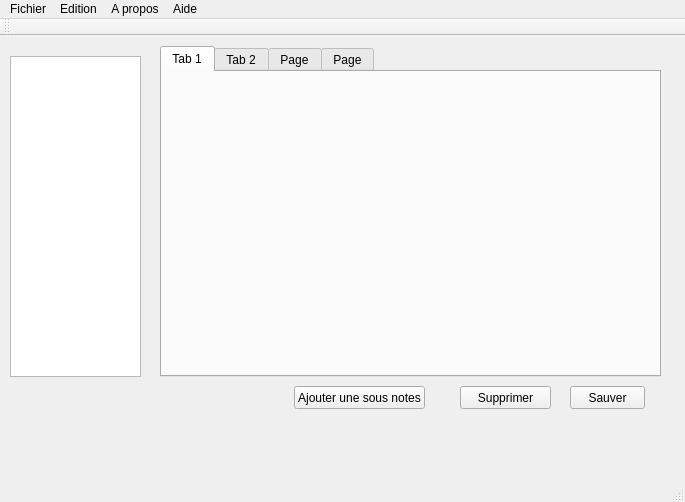
<?xml version="1.0" encoding="UTF-8"?>
<ui version="4.0">
 <class>MainWindow</class>
 <widget class="QMainWindow" name="MainWindow">
  <property name="geometry">
   <rect>
    <x>0</x>
    <y>0</y>
    <width>685</width>
    <height>502</height>
   </rect>
  </property>
  <property name="windowTitle">
   <string>MainWindow</string>
  </property>
  <widget class="QWidget" name="centralWidget">
   <widget class="QTabWidget" name="onglets">
    <property name="geometry">
     <rect>
      <x>160</x>
      <y>10</y>
      <width>501</width>
      <height>331</height>
     </rect>
    </property>
    <property name="currentIndex">
     <number>0</number>
    </property>
    <widget class="QWidget" name="onglet_edit">
     <attribute name="title">
      <string>Tab 1</string>
     </attribute>
     <layout class="QVBoxLayout" name="verticalLayout_3"/>
    </widget>
    <widget class="QWidget" name="onglet_html">
     <attribute name="title">
      <string>Tab 2</string>
     </attribute>
     <layout class="QVBoxLayout" name="verticalLayout_2">
      <item>
       <widget class="QTextEdit" name="textEdit_2"/>
      </item>
     </layout>
    </widget>
    <widget class="QWidget" name="onglet_tex">
     <attribute name="title">
      <string>Page</string>
     </attribute>
     <layout class="QVBoxLayout" name="verticalLayout">
      <item>
       <widget class="QTextEdit" name="textEdit_3"/>
      </item>
     </layout>
    </widget>
    <widget class="QWidget" name="onglet_text">
     <attribute name="title">
      <string>Page</string>
     </attribute>
     <layout class="QVBoxLayout" name="verticalLayout_4">
      <item>
       <widget class="QTextEdit" name="textEdit"/>
      </item>
     </layout>
    </widget>
   </widget>
   <widget class="QPushButton" name="sauver">
    <property name="geometry">
     <rect>
      <x>570</x>
      <y>350</y>
      <width>75</width>
      <height>23</height>
     </rect>
    </property>
    <property name="text">
     <string>Sauver</string>
    </property>
   </widget>
   <widget class="QPushButton" name="suppr">
    <property name="geometry">
     <rect>
      <x>460</x>
      <y>350</y>
      <width>91</width>
      <height>23</height>
     </rect>
    </property>
    <property name="text">
     <string>Supprimer</string>
    </property>
   </widget>
   <widget class="QListView" name="listView">
    <property name="geometry">
     <rect>
      <x>10</x>
      <y>20</y>
      <width>131</width>
      <height>321</height>
     </rect>
    </property>
   </widget>
   <widget class="QPushButton" name="ajout">
    <property name="geometry">
     <rect>
      <x>294</x>
      <y>350</y>
      <width>131</width>
      <height>23</height>
     </rect>
    </property>
    <property name="text">
     <string>Ajouter une sous notes</string>
    </property>
   </widget>
  </widget>
  <widget class="QMenuBar" name="menuBar">
   <property name="geometry">
    <rect>
     <x>0</x>
     <y>0</y>
     <width>685</width>
     <height>21</height>
    </rect>
   </property>
   <widget class="QMenu" name="menuFichier">
    <property name="title">
     <string>Fichier</string>
    </property>
    <widget class="QMenu" name="menuNouveau">
     <property name="title">
      <string>Nouveau</string>
     </property>
     <addaction name="actionArticle"/>
     <addaction name="actionImage"/>
     <addaction name="actionVid_o"/>
     <addaction name="actionAudio"/>
     <addaction name="actionDocument"/>
    </widget>
    <widget class="QMenu" name="menuExporter">
     <property name="title">
      <string>Exporter</string>
     </property>
     <addaction name="actionHTML"/>
     <addaction name="actionLaTeX"/>
     <addaction name="actionTxt"/>
    </widget>
    <widget class="QMenu" name="menuOuvrir">
     <property name="title">
      <string>Ouvrir</string>
     </property>
     <addaction name="actionArticle_2"/>
     <addaction name="actionImage_2"/>
     <addaction name="actionAudio_2"/>
     <addaction name="actionVideo"/>
     <addaction name="actionDocument_2"/>
    </widget>
    <addaction name="menuNouveau"/>
    <addaction name="menuExporter"/>
    <addaction name="menuOuvrir"/>
    <addaction name="actionDefinir_un_nouvel_espace_de_travail"/>
    <addaction name="actionSauvegarder"/>
    <addaction name="actionFermer"/>
   </widget>
   <widget class="QMenu" name="menuEdition">
    <property name="title">
     <string>Edition</string>
    </property>
   </widget>
   <widget class="QMenu" name="menuA_propos">
    <property name="title">
     <string>A propos</string>
    </property>
   </widget>
   <widget class="QMenu" name="menuAide">
    <property name="title">
     <string>Aide</string>
    </property>
   </widget>
   <addaction name="menuFichier"/>
   <addaction name="menuEdition"/>
   <addaction name="menuA_propos"/>
   <addaction name="menuAide"/>
  </widget>
  <widget class="QToolBar" name="mainToolBar">
   <attribute name="toolBarArea">
    <enum>TopToolBarArea</enum>
   </attribute>
   <attribute name="toolBarBreak">
    <bool>false</bool>
   </attribute>
  </widget>
  <widget class="QStatusBar" name="statusBar"/>
  <action name="actionQuitter">
   <property name="text">
    <string>Quit</string>
   </property>
  </action>
  <action name="actionArticle">
   <property name="text">
    <string>Article</string>
   </property>
  </action>
  <action name="actionImage">
   <property name="text">
    <string>Image</string>
   </property>
  </action>
  <action name="actionVid_o">
   <property name="text">
    <string>Vidéo</string>
   </property>
  </action>
  <action name="actionAudio">
   <property name="text">
    <string>Audio</string>
   </property>
  </action>
  <action name="actionDocument">
   <property name="text">
    <string>Document</string>
   </property>
  </action>
  <action name="actionHTML">
   <property name="text">
    <string>HTML</string>
   </property>
  </action>
  <action name="actionLaTeX">
   <property name="text">
    <string>LaTeX</string>
   </property>
  </action>
  <action name="actionTxt">
   <property name="text">
    <string>txt</string>
   </property>
  </action>
  <action name="actionArticle_2">
   <property name="text">
    <string>Article</string>
   </property>
  </action>
  <action name="actionImage_2">
   <property name="text">
    <string>Image</string>
   </property>
  </action>
  <action name="actionAudio_2">
   <property name="text">
    <string>Audio</string>
   </property>
  </action>
  <action name="actionVideo">
   <property name="text">
    <string>Video</string>
   </property>
  </action>
  <action name="actionDocument_2">
   <property name="text">
    <string>Document</string>
   </property>
  </action>
  <action name="actionAdd">
   <property name="text">
    <string>add</string>
   </property>
  </action>
  <action name="actionTexte">
   <property name="text">
    <string>Texte</string>
   </property>
  </action>
  <action name="actionHTML_2">
   <property name="text">
    <string>HTML</string>
   </property>
  </action>
  <action name="actionLaTex">
   <property name="text">
    <string>LaTex</string>
   </property>
  </action>
  <action name="actionFermer">
   <property name="text">
    <string>Fermer</string>
   </property>
  </action>
  <action name="actionSauvegarder">
   <property name="text">
    <string>Sauvegarder</string>
   </property>
  </action>
  <action name="actionDefinir_un_nouvel_espace_de_travail">
   <property name="text">
    <string>Definir un nouvel espace de travail</string>
   </property>
  </action>
 </widget>
 <layoutdefault spacing="6" margin="11"/>
 <resources/>
 <connections/>
</ui>
